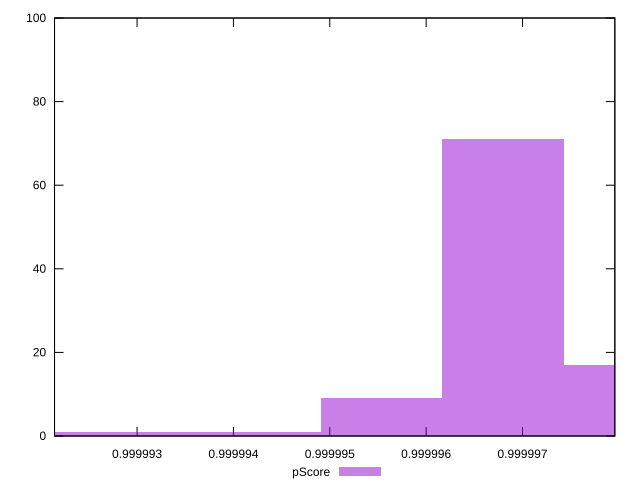

This chart was generated by the following gnuplot code:
reset

$pScore <<EOF
0.9999942796495452 1
0.9999967969131122 71
0.9999955382813287 9
0.9999980555448956 17
0.9999917623859783 1
0.9999930210177618 1
EOF

set key outside below
set boxwidth 0.0000012586317834656942
set xrange [0.9999921434218945:0.9999979580605755]
set yrange [0:100]
set trange [0:100]
set style fill transparent solid 0.5 noborder
set terminal svg size 640, 490 enhanced background rgb 'white'
set output "report_00018_2021-02-10T15-25-16.877Z/bootup-time/samples/pages+cached+noadtech+nomedia/pScore/histogram.svg"

plot $pScore title "pScore" with boxes

reset
